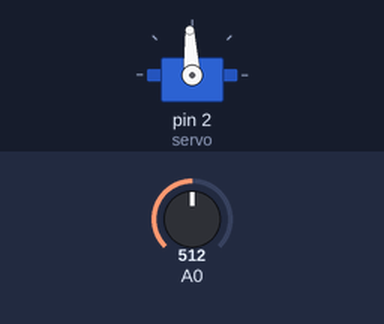
Bench run of a sketch on a simulated Arduino Uno, built with avr-gcc and run on an emulated ATmega328P. On the bench: servo. Inputs (shaded band) come from the test bench; at power-on: A0 = 512.

Above: at 1.2 s.
1.3 s: A0 set to 716
At 2.2 s:
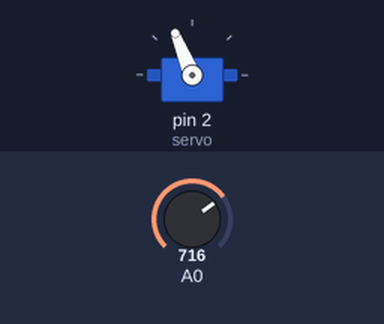
2.8 s: A0 set to 900
At 3.2 s:
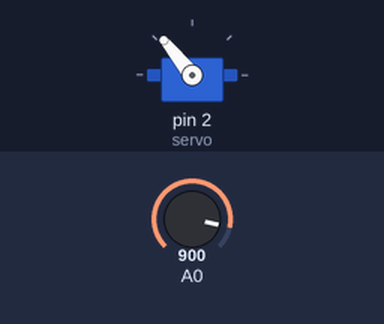
4.3 s: A0 set to 1023
At 5.4 s:
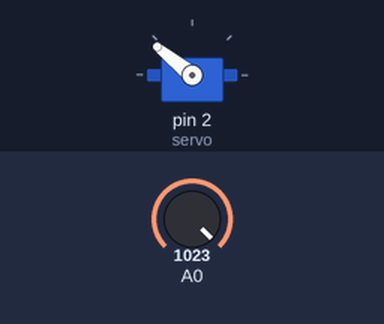
5.8 s: A0 set to 306
At 6.5 s:
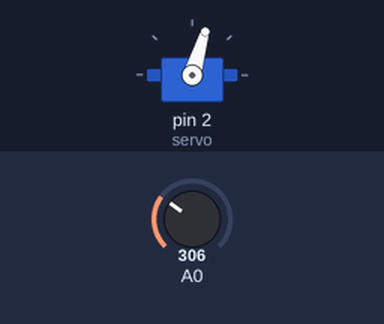
7.3 s: A0 set to 122
At 8.5 s:
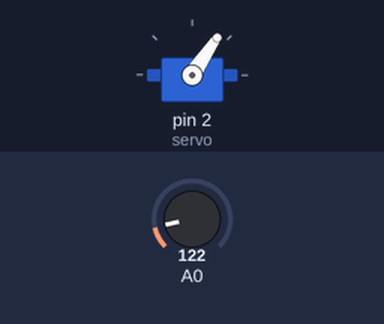
8.8 s: A0 set to 511
At 9.3 s:
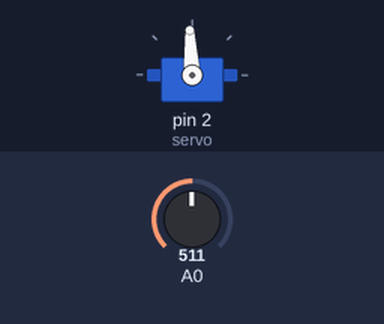
Timing chart, 0 to 11.3 s (numbered marks = the images above; inputs shaded):
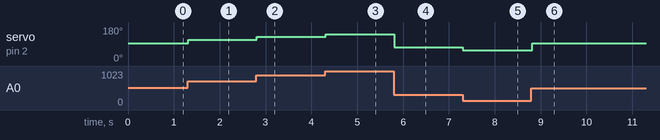

Measured:
- after the input at 1.3 s, servo on pin 2 (servo): 93° → 112° at once
- after the input at 2.8 s, servo on pin 2 (servo): 112° → 129° at once
- after the input at 4.3 s, servo on pin 2 (servo): 129° → 141° at once
- after the input at 5.8 s, servo on pin 2 (servo): 141° → 73° at once
- after the input at 7.3 s, servo on pin 2 (servo): 73° → 56° at once
- after the input at 8.8 s, servo on pin 2 (servo): 56° → 93° at once

The sketch:

ard4.ino
```cpp
#include <Servo.h>

Servo servo;
int val;
void setup() {
  servo.attach(2);
}
void loop() {
  val = analogRead(A0);
  val = map(val, 0, 1023, 1000, 2000);
  servo.writeMicroseconds(val);
  delay(20);
}
```
